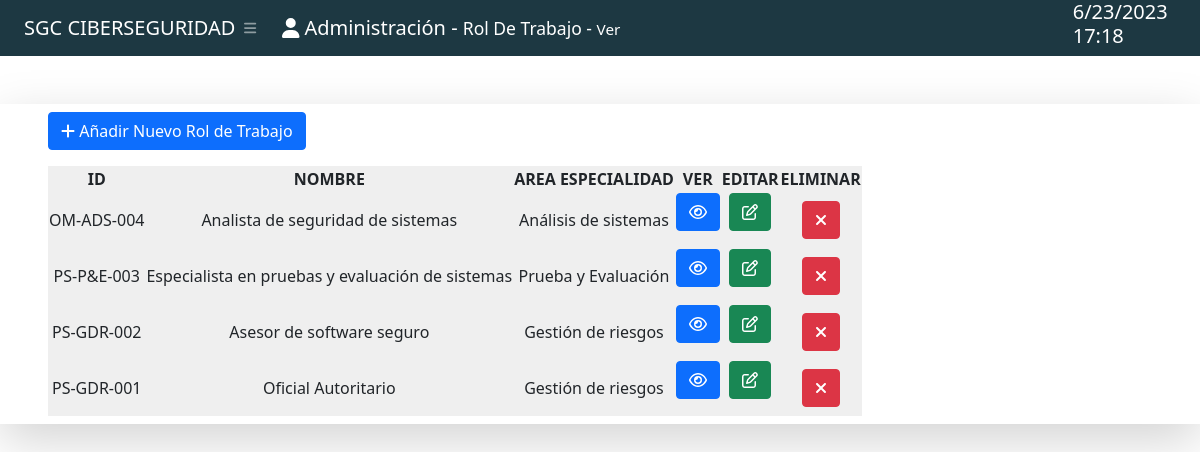
/ver_rol_trabajo/ (signed in), run on the app's committed database.
### Sistema/models.py (models this page shows, shortened)
class RolTrabajo(models.Model):
    nombre = models.CharField(max_length=255, verbose_name='nombre')
    descripcion = models.CharField(max_length=350)
    area_especialidad = models.ForeignKey(AreaEspecialidad, on_delete=models.CASCADE)
    conocimientos = models.ManyToManyField(Conocimiento, verbose_name='Lista de Conocimientos')
    habilidades = models.ManyToManyField(Habilidad, verbose_name='Lista de Habilidades')
    tareas = models.ManyToManyField(Tarea, verbose_name='Lista de Tareas')
    herramientas = models.ManyToManyField(Herramienta, verbose_name='Lista de Herramientas')
    class Meta:
        verbose_name = 'Rol de Trabajo'
        verbose_name_plural = 'Roles de Trabajo'
    @property
    def id_personalizado(self):
        return str(self.area_especialidad.categoria.abreviatura) + '-' \
               + self.area_especialidad.abreviatura + '-' + "{:03}".format(self.id)

class AreaEspecialidad(models.Model):
    nombre = models.CharField(max_length=255, verbose_name='Área de Especialidad')
    abreviatura = models.CharField(max_length=3)
    descripcion = models.CharField(max_length=350)
    categoria = models.ForeignKey(Categoria, on_delete=models.CASCADE)
    class Meta:
        verbose_name = 'Area de Especialidad'
        verbose_name_plural = 'Areas de Especialidades'

class Categoria(models.Model):
    nombre = models.CharField(max_length=255, verbose_name='Categoría', blank=False, null=False)
    abreviatura = models.CharField(max_length=2)
    descripcion = models.CharField(max_length=350)
    class Meta:
        verbose_name = 'Categoria'
        verbose_name_plural = 'Categorias'

### Sistema/views.py (the view)
# urls.py: path('ver_rol_trabajo/', views.rol_trabajo_list, name="rol_trabajo_list"),
@login_required
def rol_trabajo_list(request):
    rt = RolTrabajo.objects.all()
    return render(request, 'Sistema/Rol_Trabajo/roltrabajo-list.html', {'rolestrabajos': rt[::-1]})

### Sistema/templates/Sistema/Rol_Trabajo/roltrabajo-list.html
{% extends "Sistema/Rol_Trabajo/roltrabajo-add.html" %}
{% load static %}
{% block subtitle %}
    Ver
{% endblock %}
{% block content %}
    <div id="layoutSidenav_content">
        <main id="main" class="cover">
            <div class="card o-hidden border-0 my-5">
                <div class="card-body p-0">
                    <div class="shadow-lg py-2">
                        <div class="px-5">
                            {% if perms.Sistema.add_roltrabajo %}
                            <a class="btn btn-primary mb-3" href="{% url 'rol_trabajo_add' %}"> <i class="fas fa-plus"></i> Añadir Nuevo Rol de Trabajo</a>
                            {% endif %}
                            <table id="datatablesSimple" class="bg-light-dark">
                                <thead>
                                    <tr class="text-uppercase">
                                        <th class="text-center">ID</th>
                                        <th class="text-center">Nombre</th>
                                        <th class="text-center">Area Especialidad</th>
                                        <th class="text-center">VER</th>
                                        {% if perms.Sistema.change_roltrabajo %}
                                        <th class="text-center">EDITAR</th>
                                        {% endif %}
                                        {% if perms.Sistema.delete_roltrabajo %}
                                        <th class="text-center">ELIMINAR</th>
                                        {% endif %}
                                    </tr>
                                </thead>
                                <tbody class="text-center">
                                    {% for rt in rolestrabajos%}
                                        <tr class="text-center">
                                            <td class="text-uppercase">
                                                {{ rt.id_personalizado }}
                                            </td>
                                            <td>
                                                {{ rt.nombre }}
                                            </td>
                                            <td>
                                                {{ rt.area_especialidad.nombre }}
                                            </td>
                                            <td>
                                                <a class="btn btn-primary mb-3" href="rol_trabajo/{{ rt.id }}"> <i class="far fa-eye"></i> </a>
                                            </td>
                                            {% if perms.Sistema.change_roltrabajo %}
                                            <td>
                                                <a class="btn btn-success mb-3" href="edit_rol_trabajo/{{ rt.id }}"><i class="far fa-edit"></i></a>
                                            </td>
                                            {% endif %}
                                            {% if perms.Sistema.delete_roltrabajo %}
                                            <td>
                                                <form onsubmit="return confirmar({{ rt.id }},'delete_rol_trabajo/', 'Rol de Trabajo')">
                                                    <button type="submit" class="btn btn-danger btn-raised btn-xs btn-delete">
                                                        <i class="fas fa-close"></i>
                                                    </button>
                                                </form>
                                            </td>
                                            {% endif %}
                                        </tr>
                                    {% endfor %}
                                </tbody>
                            </table>
                        </div>
                    </div>
                </div>
            </div>
        </main>
    </div>
{% endblock %}

### Sistema/static/Sistema/css/normalice.css (style rules this page uses)
html { line-height: 1.15; -webkit-text-size-adjust: 100%; }
body { margin: 0; }
main { display: block; }
button, input, optgroup, select, textarea { font-family: inherit; font-size: 100%; line-height: 1.15; margin: 0; }
button, input { overflow: visible; }
button, select { text-transform: none; }
button, [type="button"], [type="reset"], [type="submit"] { -webkit-appearance: button; }

### data on the page
RolTrabajo: id_personalizado "OM-ADS-004", nombre "Analista de seguridad de sistemas", area_especialidad.nombre "Análisis de sistemas"
RolTrabajo: id_personalizado "PS-P&E-003", nombre "Especialista en pruebas y evaluación de sistemas", area_especialidad.nombre "Prueba y Evaluación"
RolTrabajo: id_personalizado "PS-GDR-002", nombre "Asesor de software seguro", area_especialidad.nombre "Gestión de riesgos"
RolTrabajo: id_personalizado "PS-GDR-001", nombre "Oficial Autoritario", area_especialidad.nombre "Gestión de riesgos"
